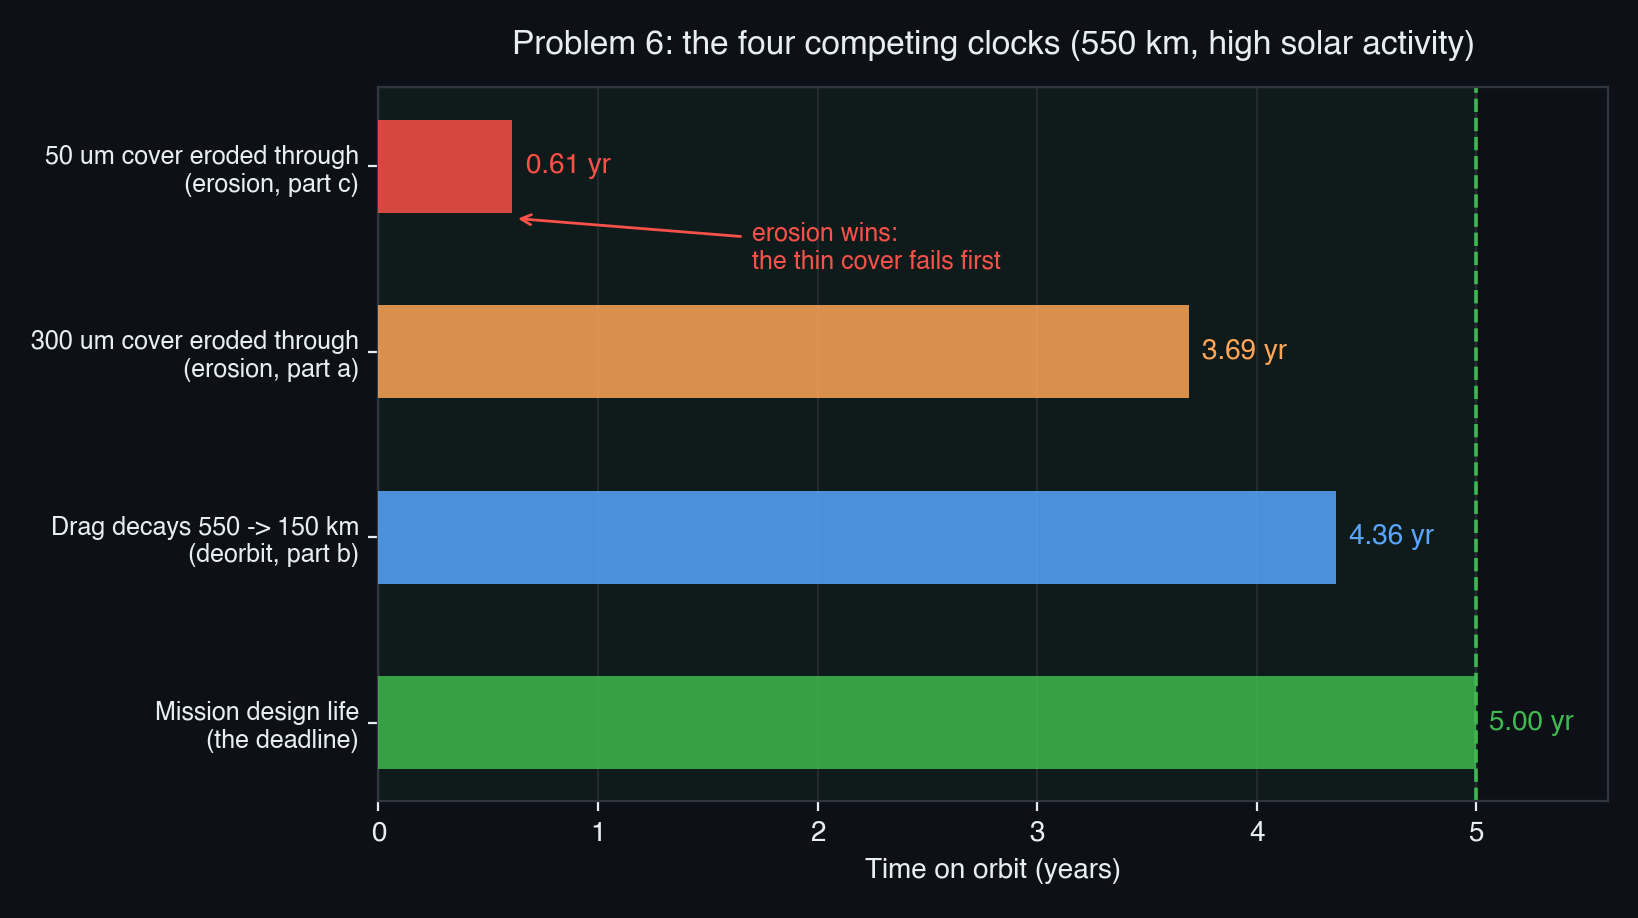

Here is the Python script that generated this plot:
"""SPCE 5065 midterm walkthrough, Figure 1.

Who-wins timeline: the four competing clocks in Problem 6, drawn as horizontal
bars on a single 0-to-5-year mission axis so the reader can see at a glance
which failure mechanism arrives first. Dark theme per the walkthrough spec.

Numbers are the exact P6 outputs from spce_5065_ex1_solution.py:
  50 um cover eroded through      0.61 yr
  300 um cover eroded through     3.69 yr
  drag decays 550 -> 150 km       4.36 yr
  mission design life             5.00 yr
"""
from pathlib import Path

import matplotlib.pyplot as plt

BG = "#0D1117"
FG = "#E6EDF3"
GREEN = "#3FB950"
RED = "#F85149"
BLUE = "#58A6FF"
PURPLE = "#D2A8FF"
ORANGE = "#FFA657"
GRID = "#30363D"

plt.rcParams.update({
    "figure.facecolor": BG,
    "axes.facecolor": BG,
    "savefig.facecolor": BG,
    "text.color": FG,
    "axes.labelcolor": FG,
    "xtick.color": FG,
    "ytick.color": FG,
    "font.family": "sans-serif",
    "font.sans-serif": ["Helvetica", "Arial", "DejaVu Sans"],
})

# (label, time-to-event yr, color, is a failure that ends the part-c story)
rows = [
    ("50 um cover eroded through\n(erosion, part c)", 0.61, RED),
    ("300 um cover eroded through\n(erosion, part a)", 3.69, ORANGE),
    ("Drag decays 550 -> 150 km\n(deorbit, part b)", 4.36, BLUE),
    ("Mission design life\n(the deadline)", 5.00, GREEN),
]

fig, ax = plt.subplots(figsize=(8.2, 4.6))

ypos = list(range(len(rows)))[::-1]
for y, (label, t, color) in zip(ypos, rows):
    ax.barh(y, t, height=0.5, color=color, alpha=0.85, zorder=3)
    ax.text(t + 0.06, y, f"{t:.2f} yr", va="center", ha="left",
            color=color, fontsize=10, fontweight="bold", zorder=4)

ax.set_yticks(ypos)
ax.set_yticklabels([r[0] for r in rows], fontsize=9)

# 5-year mission window shading and deadline line
ax.axvspan(0, 5.0, color=GREEN, alpha=0.06, zorder=0)
ax.axvline(5.0, color=GREEN, ls="--", lw=1.3, zorder=2)

ax.set_xlim(0, 5.6)
ax.set_xlabel("Time on orbit (years)")
ax.set_title("Problem 6: the four competing clocks (550 km, high solar activity)",
             color=FG, fontsize=12, pad=12)
ax.grid(True, axis="x", color=GRID, alpha=0.6, zorder=1)
for spine in ax.spines.values():
    spine.set_color(GRID)

ax.annotate("erosion wins:\nthe thin cover fails first",
            xy=(0.61, ypos[0] - 0.28), xytext=(1.7, ypos[0] - 0.55),
            color=RED, fontsize=9,
            arrowprops=dict(arrowstyle="->", color=RED))

fig.tight_layout()
out = Path(__file__).parent / "walkthrough_fig1_erosion_vs_drag_timeline.png"
fig.savefig(out, dpi=200)
print("wrote", out)
